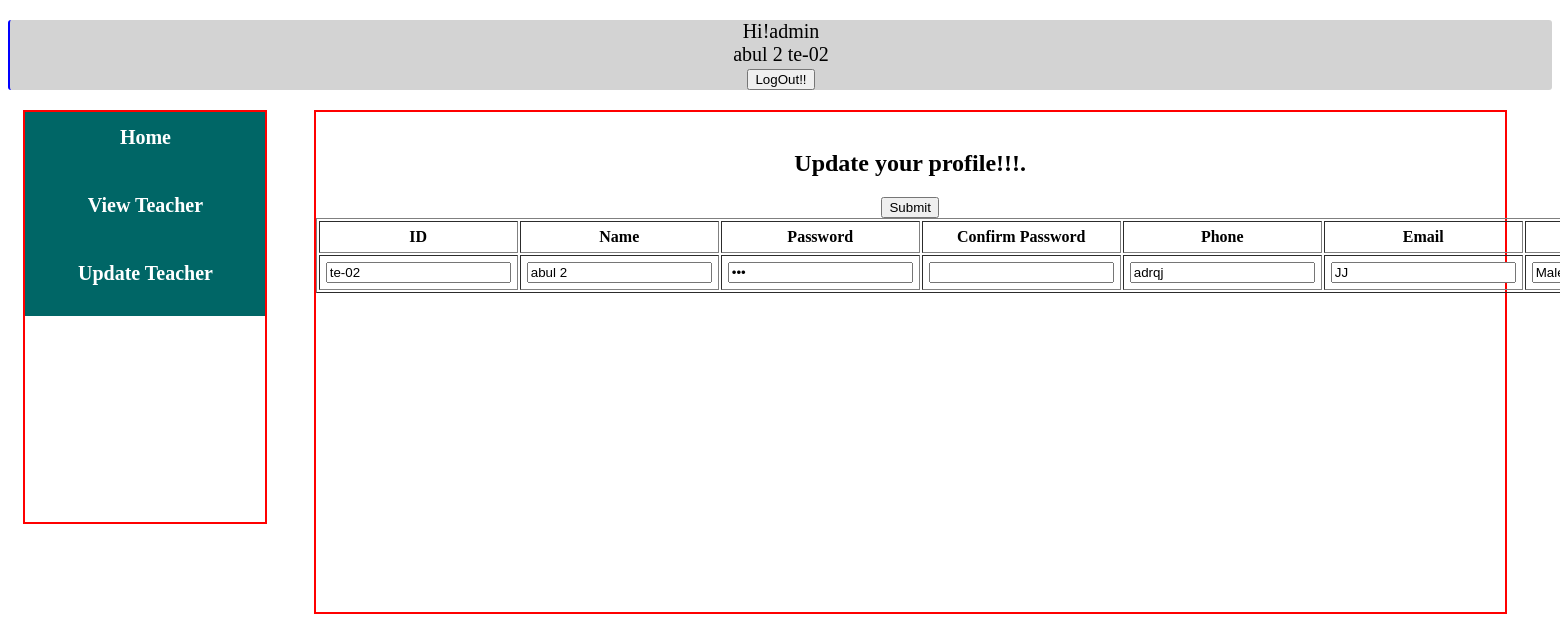
The page /module/teacher/updateTeacher.php (signed in) on the database its author committed.
### tables this page shows
CREATE TABLE IF NOT EXISTS `teachers` (
  `id` varchar(20) NOT NULL,
  `name` varchar(20) NOT NULL,
  `password` varchar(20) NOT NULL,
  `phone` varchar(13) NOT NULL,
  `email` varchar(20) NOT NULL,
  `address` varchar(30) NOT NULL,
  `gender` varchar(7) NOT NULL,
  `dob` date NOT NULL,
  `hiredate` date NOT NULL,
  `salary` double NOT NULL
);

### module/teacher/searchForUpdateTeacher.php (the view, shortened to what this page needs)
<?php
$id=$_SESSION['login_id'];
$servername = "localhost";
$username = "root";
$password = "";
$dbname = "schoolmanagementsystem";
$conn = mysqli_connect($servername, $username, $password, $dbname);
$string = "<tr>
    <th>ID</th>
    <th>Name</th>
    <th>Password</th>
	<th>Confirm Password</th>
    <th>Phone</th>
    <th>Email</th>
    <th>Gender</th>
    <th>DOB</th>
    <th>Address</th>
</tr>";
$sql = "SELECT * FROM teachers WHERE id='$id';";
$result = $conn->query($sql);
if ($result->num_rows > 0) {
    while($row = $result->fetch_assoc()) {
    $string .= "<tr><td><input value='".$row['id']."'name='id' readonly >".
    "</td><td><input type='text' value='".$row['name']."'name='name' readonly>".
    "</td><td><input type='password' value='".$row['password']."'name='password'>".
	"</td><td><input type='password' value=''name='conpassword'>".
    "</td><td><input type='text' value='".$row['phone']."'name='phone'>".
    "</td><td><input type='email' value='".$row['email']."'name='email'>".
    "</td><td><input type='text' value='".$row['gender']."'name='gender' readonly>".
    "</td><td><input type='date' value='".$row['dob']."'name='dob' readonly>".
    "</td><td><input type='text' value='".$row['address']."'name='address'>".
    "</td></tr>";
}
}
echo $string."<input type='submit' name='submit'value='Submit'>";
?>

### module/teacher/updateTeacher.php (shortened to what this page needs)
<?php
$id=$_SESSION['login_id'];
$servername = "localhost";
$username = "root";
$password = "";
$dbname = "schoolmanagementsystem";
$conn = mysqli_connect($servername, $username, $password, $dbname);
$session=mysqli_query($conn,"SELECT name  FROM teachers WHERE id='$id' ");
$row=mysqli_fetch_array($session);
$login_session = $loged_user_name = $row['name'];
?>
<!doctype html>
<html>
<head>
		<link rel="stylesheet" type="text/css" href="New Text Document.css"/>
	</head>
<body>
<div id="logsession" >
		<p>Hi!admin <br><?php echo "  ".$loged_user_name."  ".$id." " ;?> </font><br>
		<a href="logout.php"><button type="button">LogOut!!</button></a>
		</p>
	</div>
	<div>
		<div id="menu" style="float: left;  border:2px solid red;">
			<div class="column"><a href="index.php" >Home</a></div><br>
			<div class="column"><a href="viewProfile.php">View Teacher</a></div><br>
			<div class="column"><a href="updateTeacher.php">Update Teacher</a></div><br>
		</div>
	</div>
		<div id="screen" style="float: left; border:2px solid red;">
        <br/>
        <center>
          <h2>Update your profile!!!.</h2>
            <form action="#" method="post" onsubmit="return newTeacherValidation();">
                <table border="1" cellpadding="6" id='updateTeacherData'>
				<?php include ('searchForUpdateTeacher.php'); ?>
                </table>
            </form>
        </center>
		</div>
</body>
</html>

### module/teacher/New Text Document.css (style rules this page uses)
#logsession { padding-top:0%; margin-bottom:10px; }
p { border-left: 2px solid blue; border-radius: 3px; background-color: lightgrey; text-align: center; font-size: 20px; }
#menu { border: 2px gray; margin-left:1%; margin-right:3%; height:410px; width:240px; }
.column { background-color: #006666; font-size:20px; padding: 14px 25px; text-align: center; display: inline-block; width:190px; height:40px; }
a:link { text-decoration:none; }
a { color:white; font-weight:bold; }
#screen { height:500px; width:77%; margin: auto; }

### rows shown on the page
teachers: name "abul 2", id "te-02", phone "adrqj", email "JJ", gender "Male"

### other values the page prints
$id "te-02"
